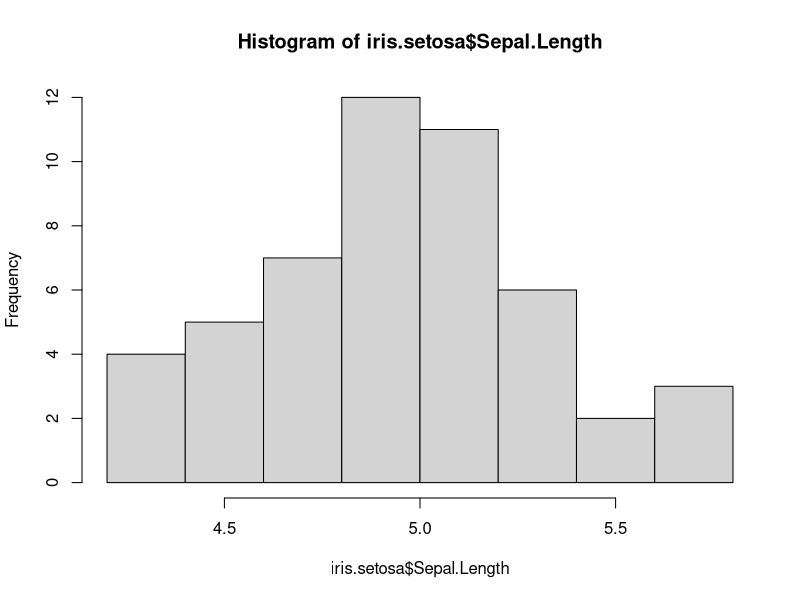
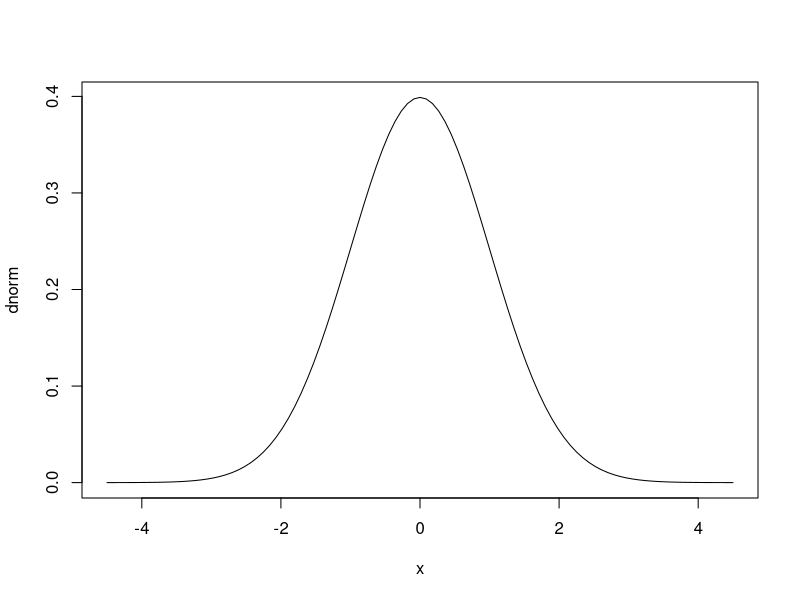
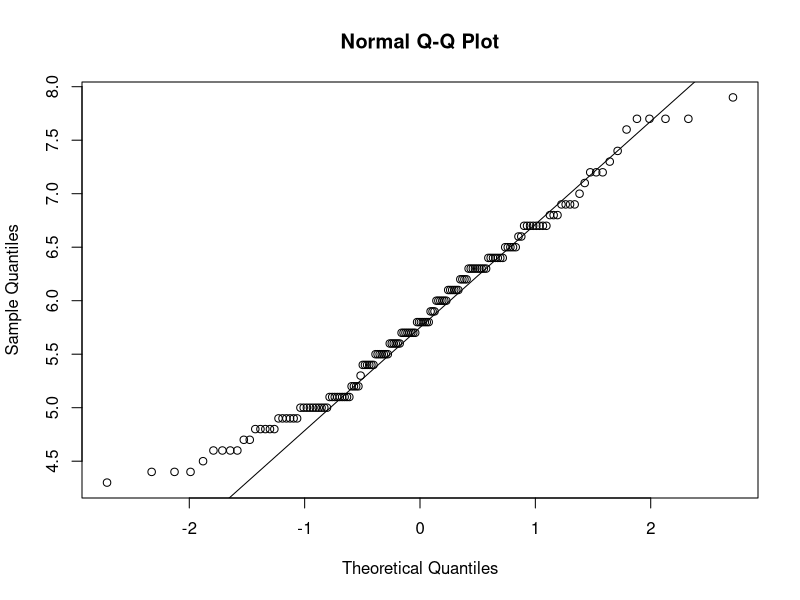

Source code (R) for these figures, in order:
# Session 6
#
# New RStudio version available: 0.96.304
#
# Comparing means and distributions

data(iris)

# get an overview of the iris data
# Sepal.Length only

# using another member of the apply family
by(iris$Sepal.Length, iris$Species, mean)

# Hypothesis: We assume that the Sepal.Length of setosa is statistically significantly shorter than the Sepal.Length of versicolor.

# grab the mean of versicolor
vers.mean <- as.numeric(by(iris$Sepal.Length, iris$Species, mean)[2])
vers.mean

iris.setosa <- iris[iris$Species == "setosa", ]
iris.versic <- iris[iris$Species == "versicolor", ]

# Hypothesis: Sepal.Length of setosa is equal to the mean of versicolor
# One-sample t-test, the mean of a normally distributed population has a value specified in a null hypothesis.
t.test(iris.setosa$Sepal.Length, mu = vers.mean)

# i.e. null-hypothesis rejected, as p < 0.05, alternative hypothesis applies.

# or hypothesis: Sepal.Length or setosa is 5 mm:
t.test(iris.setosa$Sepal.Length, mu = 5)

# or testing the two samples directly
# Welch-Test, Two sample t-test
t.test(iris.setosa$Sepal.Length, iris.versic$Sepal.Length)

# t.test does not assume equal variances!
# see ?t.test
# to use equal variances, specify it via var.equal = TRUE
# Student's t-test
t.test(iris.setosa$Sepal.Length, iris.versic$Sepal.Length, 
        var.equal = TRUE)

# Assuming setosa and versicolor are observations on the same subject, a paired t-test can be applied.
# I.e. to investigate values before and after an experiment
# Paired t-test
t.test(iris.setosa$Sepal.Length, iris.versic$Sepal.Length, 
        paired = TRUE)


# Is data normally distributed?
# Testing normality is controversial.
# quite often, statistical procedures are quite robust.
# In some cases tests for normality are required, in other cases a visual test is sufficient.
# histogram
hist(iris.setosa$Sepal.Length)

# In general, relying on any p-value can be misleading. Unfortunately, p-values are currently still mandatory in many science areas.
# In many cases, tests for normality are a waste of time as many statistical procedure are quite robust against violations as long as the design is balanced. However, reviewers or supervisors might have a different opinion regarding normality and heterogeneity of variances!
# For small sample sizes, these tests are not reliable, and might not detect huge deviations from normally distributed data.
# But have a look at the following video on p-values
# http://www.youtube.com/watch?v=ez4DgdurRPg
# by Geoff Cumming, "The New Statistics"
# and how misleading they can be.

# create a normal distribution around a mean with specific standard deviation
# and see the probability for a randomly selected value from the distribution is to be equal or less than 5 or 8.5
pnorm(5, mean = 9, sd = 2)
pnorm(8.5, mean = 9, sd = 2)
pnorm(9, mean = 9, sd = 2) # remember it is equal or less than!

# plot the distribution
plot(dnorm, -4.5, 4.5)

# visual method: check for linearity in the relationship of sample versus normal distribution
# qq-plots
qqnorm(iris$Sepal.Length)
qqline(iris$Sepal.Length)

# Testing for normality if you need a p-value
shapiro.test(iris$Sepal.Length) # it is quite likely that the data is normally distributed


# Test if data came from a the same distribution
# Two-sample Kolmogorov-Smirnov test
ks.test(iris.setosa$Sepal.Length, iris.versic$Sepal.Length) # complains about ties
# but it is likely that the data came from the same distribution

# Test for homogeneity of variances across groups
library(car)
leveneTest(iris$Sepal.Length, iris$Species) 



# significant, i.e. homogeneity of variances is not probable: The difference in variance is statistically significant

# alternative: bartletts test
bartlett.test(iris$Sepal.Length, iris$Species) # similar result, variance is not the same.

# In cases when normality can not be assumed and when the variance is not homogeneous (and when the design is not perfectly balanced), check the qqplots and potentially consider transforming the data (see above).

# Transforming data
# typical transformations are
# square root sqrt(), logarithmic log(), inverse 1/x, arcsine asin(), ...
# or see the following paper on Box-Cox transformation (power transformations)
# See Osborne J. 2010. Improving your data transformations: Applying the Box-Cox transformation. Practical Assessment, Research & Evaluation 15: 1-7.
# implemented in R via ?bcPower (and yjPower). Box-Cox transformation allows a wide range of transformations in a self-written function that combines bcPower and shapiro.wilk to optimise the "lambda" factor of the power transformations.


# For non-normal data use non-paramteric tests.
# replacement for t-test:
# Wilcoxon
wilcox.test(iris.setosa$Sepal.Length, iris.versic$Sepal.Length)

# replacement for ANOVA:
# Kruskall-Wallis rank sum test
kruskal.test(iris$Sepal.Length ~ iris$Species)


# Repeated measurement ANOVA, i.e. linear mixed model.
# Block design, mixed model

# example from ?aov
# block design
data(npk)
?npk
summary(npk)

my.aov <- aov(yield ~  N * P * K + Error(block), data = npk)
summary(my.aov)

# Gives results for the subject "block" (repetitions) and
# gives results for the within block treatments

# for example sampling designs see ebook
# Doncaster, C. Patrick. "Analysis of variance and covariance [electronic resource] : how to choose and construct models for the life sciences"
# from the library.
# 
